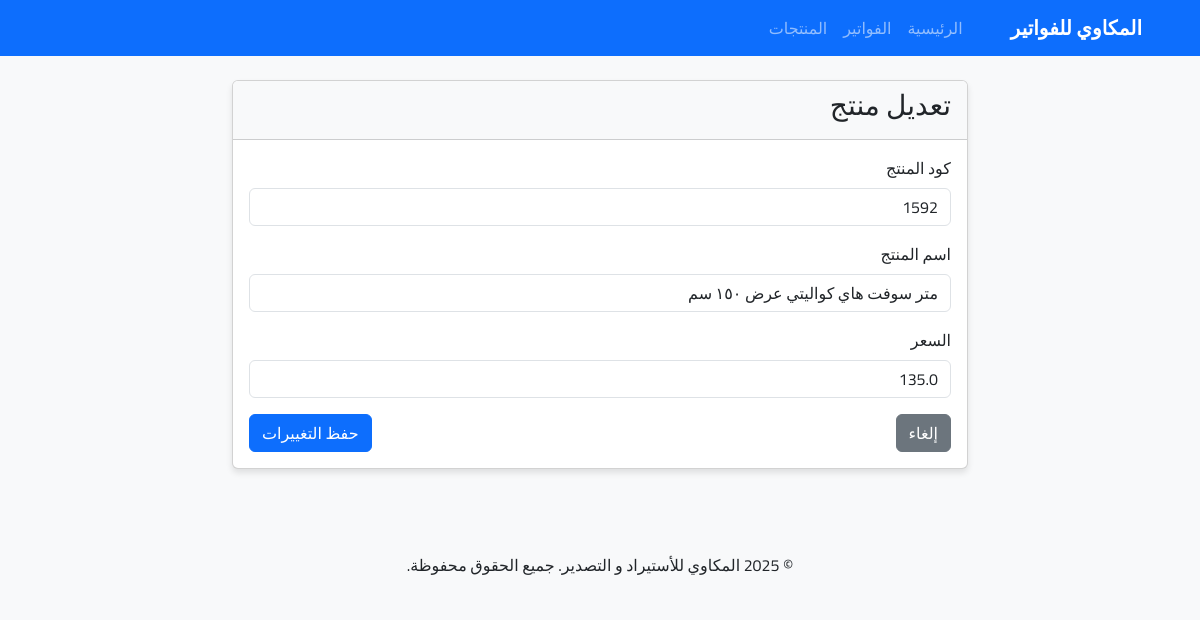
The page /products/edit/12 on the database its author committed.
### tables this page shows
CREATE TABLE products (
        id INTEGER PRIMARY KEY AUTOINCREMENT,
        code TEXT UNIQUE NOT NULL,
        name TEXT NOT NULL,
        price REAL NOT NULL
    );

### app.py (the view, shortened to what this page needs)
@app.route('/products/edit/<int:product_id>', methods=['GET', 'POST'])
def edit_product(product_id):
    product = database.get_product(product_id)
    return render_template('product_form.html', product=product)

### database.py (called while the page is built)
def get_db_connection():
    conn = sqlite3.connect(DB_PATH)
    conn.row_factory = sqlite3.Row
    return conn

def get_product(product_id):
    conn = get_db_connection()
    product = conn.execute('SELECT * FROM products WHERE id = ?', (product_id,)).fetchone()
    conn.close()
    return product

### templates/product_form.html (shortened to what this page needs)
{% extends 'base.html' %}
{% block content %}
<div class="row justify-content-center">
    <div class="col-md-8">
        <div class="card">
            <div class="card-header">
                <h3>{% if product %}تعديل منتج{% else %}إضافة منتج جديد{% endif %}</h3>
            </div>
            <div class="card-body">
                <form method="post">
                    <div class="mb-3">
                        <label for="code" class="form-label">كود المنتج</label>
                        <input type="text" class="form-control" id="code" name="code"
                               value="{{ product.code if product else '' }}" required>
                    </div>
                    <div class="mb-3">
                        <label for="name" class="form-label">اسم المنتج</label>
                        <input type="text" class="form-control" id="name" name="name"
                               value="{{ product.name if product else '' }}" required>
                    </div>
                    <div class="mb-3">
                        <label for="price" class="form-label">السعر</label>
                        <input type="number" class="form-control" id="price" name="price" step="0.01" min="0"
                               value="{{ product.price if product else '' }}" required>
                    </div>
                    <div class="d-flex justify-content-between">
                        <a href="{{ url_for('products') }}" class="btn btn-secondary">إلغاء</a>
                        <button type="submit" class="btn btn-primary">
                            {% if product %}حفظ التغييرات{% else %}إضافة المنتج{% endif %}
                        </button>
                    </div>
                </form>
            </div>
        </div>
    </div>
</div>
{% endblock %}

### templates/base.html (style rules this page uses)
body { font-family: 'Cairo', sans-serif; background-color: #f8f9fa; }
.card { box-shadow: 0 4px 6px rgba(0, 0, 0, 0.1); margin-bottom: 20px; }
.card-header { font-weight: bold; background-color: #f8f9fa; }

### rows shown on the page
products: code "1592", name "متر سوفت هاي كواليتي عرض ١٥٠ سم", price "135.0"
